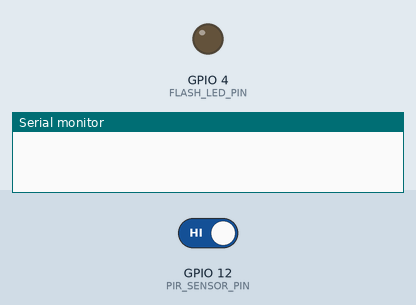
Simulated run of this sketch. Board: ESP32. Parts: output pins drawn as LEDs (lit = HIGH), the last lines printed to the serial monitor. Inputs (shaded band) come from the test bench; at power-on: GPIO 12 (PIR_SENSOR_PIN) HIGH. WiFi joins after 1.5 s; servers stay silent unless stated; EEPROM starts erased; the camera gives no picture.

Above: at 0.0 s.
At 3.2 s:
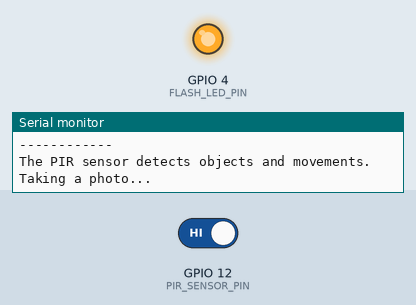
Timing chart, 0 to 4.9 s (numbered marks = the images above):
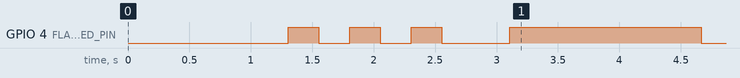

The sketch:

telegram_short.ino
```cpp
#include <Arduino.h>
#include <WiFi.h>
#include <WiFiClientSecure.h>
#include "soc/soc.h"
#include "soc/rtc_cntl_reg.h"
#include "esp_camera.h"
#include <UniversalTelegramBot.h>
#include <ArduinoJson.h>
#include <EEPROM.h>

const char* ssid = "";
const char* password = "";
String BOTtoken = "";
String chat_id = "";

WiFiClientSecure clientTCP;
UniversalTelegramBot bot(BOTtoken, clientTCP);

#define PWDN_GPIO_NUM     32
#define RESET_GPIO_NUM    -1
#define XCLK_GPIO_NUM      0
#define SIOD_GPIO_NUM     26
#define SIOC_GPIO_NUM     27
#define Y9_GPIO_NUM       35
#define Y8_GPIO_NUM       34
#define Y7_GPIO_NUM       39
#define Y6_GPIO_NUM       36
#define Y5_GPIO_NUM       21
#define Y4_GPIO_NUM       19
#define Y3_GPIO_NUM       18
#define Y2_GPIO_NUM        5
#define VSYNC_GPIO_NUM    25
#define HREF_GPIO_NUM     23
#define PCLK_GPIO_NUM     22
#define ON HIGH
#define OFF LOW
#define FLASH_LED_PIN   4
#define PIR_SENSOR_PIN  12
#define EEPROM_SIZE     2

int botRequestDelay = 1000;
unsigned long lastTimeBotRan;
unsigned long lastTime_countdown_Ran;
bool sendPhoto = false;
bool boolPIRState = false;

void FB_MSG_is_photo_send_successfully (bool state) {
  if(state == false) {
  } else {
    if(boolPIRState == true) {
      Serial.println("Successfully sent photo.");
    }
    if(sendPhoto == true) {
      Serial.println("Successfully sent photo.");
    }
  }
}
bool PIR_State() {
  bool PRS = digitalRead(PIR_SENSOR_PIN);
  return PRS;
}
void LEDFlash_State(bool ledState) {
  digitalWrite(FLASH_LED_PIN, ledState);
}

void configInitCamera(){
  camera_config_t config;
  config.ledc_channel = LEDC_CHANNEL_0;
  config.ledc_timer = LEDC_TIMER_0;
  config.pin_d0 = Y2_GPIO_NUM;
  config.pin_d1 = Y3_GPIO_NUM;
  config.pin_d2 = Y4_GPIO_NUM;
  config.pin_d3 = Y5_GPIO_NUM;
  config.pin_d4 = Y6_GPIO_NUM;
  config.pin_d5 = Y7_GPIO_NUM;
  config.pin_d6 = Y8_GPIO_NUM;
  config.pin_d7 = Y9_GPIO_NUM;
  config.pin_xclk = XCLK_GPIO_NUM;
  config.pin_pclk = PCLK_GPIO_NUM;
  config.pin_vsync = VSYNC_GPIO_NUM;
  config.pin_href = HREF_GPIO_NUM;
  config.pin_sscb_sda = SIOD_GPIO_NUM;
  config.pin_sscb_scl = SIOC_GPIO_NUM;
  config.pin_pwdn = PWDN_GPIO_NUM;
  config.pin_reset = RESET_GPIO_NUM;
  config.xclk_freq_hz = 20000000;
  config.pixel_format = PIXFORMAT_JPEG;

  if(psramFound()){
    config.frame_size = FRAMESIZE_UXGA;
    config.jpeg_quality = 10;
    config.fb_count = 2;
  } else {
    config.frame_size = FRAMESIZE_SVGA;
    config.jpeg_quality = 12;
    config.fb_count = 1;
  }

  esp_err_t err = esp_camera_init(&config);
  if (err != ESP_OK) {
    Serial.printf("Camera init failed with error 0x%x", err);
    Serial.println();
    Serial.println("Restart ESP32 Cam");
    delay(1000);
    ESP.restart();
  }

  sensor_t * s = esp_camera_sensor_get();
  s->set_framesize(s, FRAMESIZE_SXGA);
}

String sendPhotoTelegram() {
  const char* myDomain = "api.telegram.org";
  String getAll = "";
  String getBody = "";

  Serial.println("Taking a photo...");
  LEDFlash_State(ON);
  delay(1500);

  camera_fb_t * fb = NULL;
  fb = esp_camera_fb_get();
  if(!fb) {
    Serial.println("Camera capture failed");
    Serial.println("Restart ESP32 Cam");
    delay(1000);
    ESP.restart();
    return "Camera capture failed";
  }

  LEDFlash_State(OFF);
  Serial.println("Successful photo taking.");
  Serial.println("Connect to " + String(myDomain));

  if (clientTCP.connect(myDomain, 443)) {
    Serial.println("Connection successful");
    Serial.print("Send photos");

    String head = "--Esp32Cam\r\nContent-Disposition: form-data; name=\"chat_id\"; \r\n\r\n";
    head += chat_id;
    head += "\r\n--Esp32Cam\r\nContent-Disposition: form-data; name=\"photo\"; filename=\"esp32-cam.jpg\"\r\nContent-Type: image/jpeg\r\n\r\n";
    String tail = "\r\n--Esp32Cam--\r\n";

    uint32_t imageLen = fb->len;
    uint32_t extraLen = head.length() + tail.length();
    uint32_t totalLen = imageLen + extraLen;

    clientTCP.println("POST /bot"+BOTtoken+"/sendPhoto HTTP/1.1");
    clientTCP.println("Host: " + String(myDomain));
    clientTCP.println("Content-Length: " + String(totalLen));
    clientTCP.println("Content-Type: multipart/form-data; boundary=Esp32Cam");
    clientTCP.println();
    clientTCP.print(head);

    uint8_t *fbBuf = fb->buf;
    size_t fbLen = fb->len;

    for (size_t n=0;n<fbLen;n=n+1024) {
      if (n+1024<fbLen) {
        clientTCP.write(fbBuf, 1024);
        fbBuf += 1024;
      }
      else if (fbLen%1024>0) {
        size_t remainder = fbLen%1024;
        clientTCP.write(fbBuf, remainder);
      }
    }
    clientTCP.print(tail);
    esp_camera_fb_return(fb);
    int waitTime = 10000;
    long startTimer = millis();
    boolean state = false;
  }
}

void setup(){
  WRITE_PERI_REG(RTC_CNTL_BROWN_OUT_REG, 0);
  Serial.begin(115200);
  delay(1000);

  Serial.println();
  Serial.println();
  Serial.println("------------");
  EEPROM.begin(EEPROM_SIZE);
  Serial.println("Setting status :");

  pinMode(FLASH_LED_PIN, OUTPUT);
  LEDFlash_State(OFF);

  Serial.println();
  Serial.println("Start configuring and initializing the camera...");
  configInitCamera();
  Serial.println("Successfully configure and initialize the camera.");
  Serial.println();

  WiFi.mode(WIFI_STA);
  Serial.print("Connecting to ");
  Serial.println(ssid);
  WiFi.begin(ssid, password);
  clientTCP.setCACert(TELEGRAM_CERTIFICATE_ROOT);

  int connecting_process_timed_out = 20;
  connecting_process_timed_out = connecting_process_timed_out * 2;
  while (WiFi.status() != WL_CONNECTED) {
    Serial.print(".");
    LEDFlash_State(ON);
    delay(250);
    LEDFlash_State(OFF);
    delay(250);
    if(connecting_process_timed_out > 0) connecting_process_timed_out--;
    if(connecting_process_timed_out == 0) {
      delay(1000);
      ESP.restart();
    }
  }
  LEDFlash_State(OFF);
  Serial.println();
  Serial.print("Successfully connected to ");
  Serial.println(ssid);
  Serial.print("ESP32-CAM IP Address: ");
  Serial.println(WiFi.localIP());
  Serial.println("------------");
  Serial.println();
}


void loop() {  if(sendPhoto) {
    Serial.println("Preparing photo...");
    sendPhotoTelegram();
    sendPhoto = false;
  }

  if(millis() > lastTimeBotRan + botRequestDelay) {
    int numNewMessages = bot.getUpdates(bot.last_message_received + 1);
    while (numNewMessages) {
      Serial.println("got response");
      numNewMessages = bot.getUpdates(bot.last_message_received + 1);
    }
    lastTimeBotRan = millis();
  }

    if(PIR_State() == true) {
      Serial.println("The PIR sensor detects objects and movements.");
      boolPIRState = true;
      sendPhotoTelegram();
      boolPIRState = false;
    }
}
```

Measured:
- by itself, GPIO 4 (FLASH_LED_PIN): goes LOW 0.25 s, HIGH 0.25 s, LOW 0.25 s, HIGH 0.25 s, LOW 0.55 s, HIGH 1.6 s, then LOW
